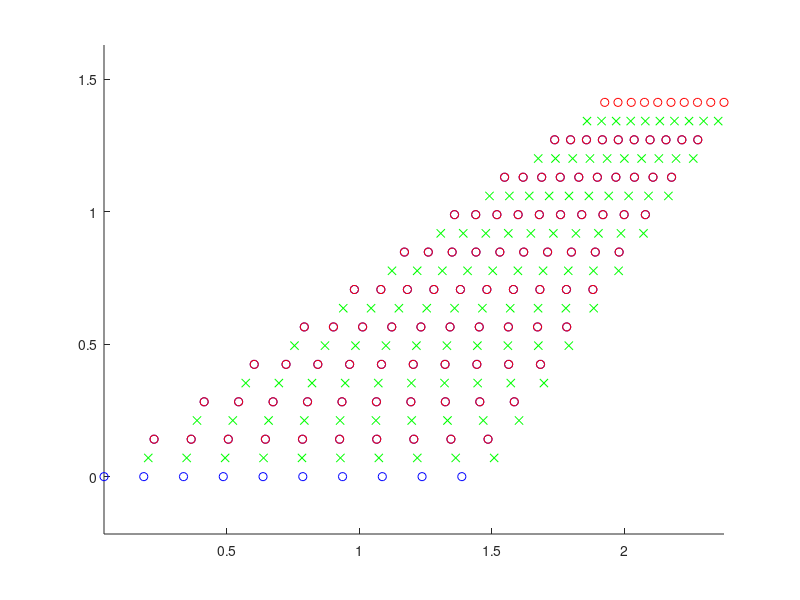

Recreate this plot in MATLAB. (Note: this script raises an error after producing the figure.)
clear
clc
close all
% ! C Program for VLM CAT
% ! C
% ! C PROGRAM VLMX
% ! C
% ! C W.H. MASON, FEBRUARY 1989
% ! C
% ! C CLASSIC VORTEX LATTICE METHOD
% ! C MODEL PROBLEM: TRAPEZOIDAL WING
% ! C FIRST MODIFIED BY SAM MAGILL 020602
% ! C FINAL MODIFICATION BY SAM MAGILL 032702
% ! C VLM FOR COMPOUND AIRCRAFT TRANSPORT
% ! C MULTIPLE AIRCRAFT: MOTHERSHIP + HITCHHIKER(S)
% ! C SYSTEM SYMMETRY ABOUT CENTERLINE OF MOTHERSHIP
% ! C ALL COORDINATES INPUTTED ABOUT INDIVIDUAL AIRCRAFT CENTERLINE
% ! C

PI = 3.1415926585;
COEFH = 1.0/(4.0*PI);
IREAD = 5;
IWRIT = 6;
disp('VORTEX LATTICE PROGRAM')

%       !OPEN(UNIT = 1, FILE = 'GEOM.DAT',STATUS = 'NEW',iostat=ierr)
%       !OPEN(UNIT = 2, FILE = 'GAMMA.DAT',STATUS = 'NEW',iostat=ierr)
%       !OPEN(UNIT = 3, FILE = 'DOWN.DAT',STATUS = 'NEW',iostat=ierr)
%       !OPEN(UNIT = 4, FILE = 'COEF.DAT',STATUS = 'NEW',iostat=ierr)

% C     C
% C     DEFINE PLANFORM FOR MOTHERSHIP: AIRCRAFT 1
% C     

% !!I'm guessing this is the definition of the motherships
% !!wing
YROOT1 = 0.0;
XRTLE1 = 0.0;
XRTTE1 = 1.5;
YTIP1 = 1.4121; 
XTIPLE1 = 1.91421; 
XTIPTE1 = 2.41421;
% !!I think that this is then the number of elements
NSPAN1 = 10;
NCHRD1 = 10;


disp(['Mothership yroot,xroot(LE,TE) = ',YROOT1,XRTLE1,XRTTE1])
disp(['Mothership ytip,xtip(LE,TE) = ',YTIP1,XTIPLE1,XTIPTE1])

% !!I would imagine this is saving the slope of the leading and
% !!trailing edges
XNSPAN1 = NSPAN1
XNCHRD1 = NCHRD1
DXDYLE1 = (XTIPLE1 - XRTLE1)/(YTIP1 - YROOT1)
DXDYTE1 = (XTIPTE1 - XRTTE1)/(YTIP1 - YROOT1)

disp(['LE and TE Slopes = ',DXDYLE1,DXDYTE1])

% c$    C     
% c$    DEFINE PLANFORM FOR HITCHHIKER: FOLLOW 'IF STATEMENT' IF ALL HITCHHIKERS HAVE
% c$    SAME GEOMETRY AND EQUAL SPACING: IF JUST HAVE SAME GEOMTRY: IF JUST HAVE
% c$    EQUAL SPACING: IF ARE NEITHER EQUALLY SPACED OR SAME GEOMETRY

%       !!This is the number of hitchhiker aircrafts
NAC = 1;
disp(['Number of Aircrafts = ',NAC])
% !!This is whether or not the hitchhikers all have the same GEOMETRY
ANS = 'Y';
% !!This is whether or not the H are evenly spaced
SPACE = 'Y';
% !!Apparently the H origin is...
disp('HITCHHIKER(S) ORIGIN IS ON THE LE OF THE CENTERLINE')
GEOMSPC = 0;
NGEOMSPC = 0;
GEOM = 0;
SPC = 0;
% !This is to check geometry and equal spacing
if ((ANS=='Y')&&(SPACE=='Y'))
  GEOMSPC = 1;
end
if ((ANS=='Y')&&(SPACE=='N'))
  GEOM = 1;
end
if ((ANS=='N')&&(SPACE=='Y'))
  SPC = 1;
end
if ((ANS=='N')&&(SPACE=='N'))
  NGEOMSPC = 1;
end

if (GEOMSPC) 
  % !!This means that all hitchikers have the same geometry
  % !!So you put it on once and that's it
  NNAC = 0;
  disp('ALL HITCHHIKERS')
  % !!Planform data
  SYROOT2 = 0;
  SXRTLE2 = 0.0;
  SXRTTE2 = 1.5;
  SYTIP2 = 1.4121;
  SXTIPLE2 = 1.91421;
  SXTIPTE2 = 2.41421;
  % !!Wing sections
  SNSPAN2 = 10;
  SNCHRD2 = 10;
  % !!INPUT LOCATION OF EACH HITCHHIKER ORIGIN WRT
  % !!MOTHERSHIP ORIGIN, X, Y, Z, FOR HITCHIKER:'//,
  % !!CAREFUL, MOTHERSHIP OR HITCHHIKER(S)'//,
  % !!TRAILING VORTICES CANNOT INTERSECT HITCHHIKER(S) CP'//,
  XSTR = 3.91421;
  YSTR = 2.8242;
  ZSTR = 0;
  % C     
  % C     XSTRH,YSTRH,ZSTRH ARE COUNTERS
  % C     
  XSTRH = 0.0
  YSTRH = 0.0
  ZSTRH = 0.0
  % C     
  %          !This is just a do loop that calculates position and 
  %          !geometry for all aircrafts
  for NNAC = 1:NAC
    YROOT2(NNAC) = SYROOT2
    XRTLE2(NNAC) = SXRTLE2
    XRTTE2(NNAC) = SXRTTE2
    YTIP2(NNAC) = SYTIP2
    XTIPLE2(NNAC) = SXTIPLE2
    XTIPTE2(NNAC) = SXTIPTE2
    NSPAN2(NNAC) = SNSPAN2
    NCHRD2(NNAC) = SNCHRD2
    XNSPAN2(NNAC) = NSPAN2(NNAC)
    XSTAR(NNAC) = XSTRH + XSTR
    XSTRH = XSTAR(NNAC)
    YSTAR(NNAC) = YSTRH + YSTR
    YSTRH = YSTAR(NNAC)
    ZSTAR(NNAC) = ZSTRH + ZSTR
    ZSTRH = ZSTAR(NNAC)
    XNCHRD2(NNAC) = NCHRD2(NNAC)
    DXDYLE2(NNAC) = ((XTIPLE2(NNAC) - XRTLE2(NNAC)))/(YTIP2(NNAC) - YROOT2(NNAC))
    DXDYTE2(NNAC) = ((XTIPTE2(NNAC) - XRTTE2(NNAC)))/(YTIP2(NNAC) - YROOT2(NNAC))
  end
end

%       !!This then computes other properties for the two
%       !!aircraft

% !      CCC   
% C     PLANFORM PROPERTIES FOR MOTHERSHIP: AIRCRAFT 1
% C     
CROOT1 = XRTTE1- XRTLE1
CTIP1 = XTIPTE1 - XTIPLE1
B21 = YTIP1 - YROOT1
SREF1 = (CROOT1+ CTIP1)*B21
AR1 = (2.0*B21)^2/SREF1
XLESWP1 = 180./PI*atan(DXDYLE1)
XTESWP1 = 180./PI*atan(DXDYTE1)
TAPER1 = CTIP1/CROOT1
CAV1 = SREF1/(2.*B21)
XREF1 = XRTLE1
CREF1 = SREF1/(2.*B21)
disp('FORMAT(/PLANFORM PROPERTIES FOR MOTHERSHIP: AIRCRAFT 1/)')
SREF1,AR1,XLESWP1,XTESWP1,TAPER1

% C     PLANFORM PROPERTIES FOR HITCHHIKER: AIRCRAFT 2
% C     
NNAC = 0
for NNAC = 1:NAC
  CROOT2(NNAC) = XRTTE2(NNAC) - XRTLE2(NNAC)
  CTIP2(NNAC) = XTIPTE2(NNAC) - XTIPLE2(NNAC)
  B22(NNAC) = YTIP2(NNAC) - YROOT2(NNAC)
  SREF2(NNAC) = (CROOT2(NNAC) + CTIP2(NNAC))*B22(NNAC)
  AR2(NNAC) = (2.*B22(NNAC))^2/SREF2(NNAC)
  XLESWP2(NNAC) = 180./PI*atan(DXDYLE2(NNAC))
  XTESWP2(NNAC) = 180./PI*atan(DXDYTE2(NNAC))
  TAPER2(NNAC) = CTIP2(NNAC)/CROOT2(NNAC)
  CAV2(NNAC) = SREF2(NNAC)/(2.*B22(NNAC))
  XREF2(NNAC) = XRTLE2(NNAC)
  CREF2(NNAC) = SREF2(NNAC)/(2.*B22(NNAC))
  %  WRITE(*,1046)NNAC
  %  WRITE(*,1055) SREF2(NNAC),AR2(NNAC),XLESWP2(NNAC),
  % &     XTESWP2(NNAC),TAPER2(NNAC)
end

% !This will split the mothership into spaces according to the number
% !of sections defined

disp('PANEL DATA FOR MOTHERSHIP')
DELTAY1 = (YTIP1 - YROOT1)/XNSPAN1;
N = 0;
for NS = 1:NSPAN1
  XNS1 = NS;
  YINBD1 = YROOT1 + (XNS1 - 1.0)*DELTAY1;
  YOUTBD1 = YINBD1 + DELTAY1;
  YCPTG1 = YINBD1 + DELTAY1/2;
  X1LEG1 = XRTLE1 + (YINBD1 - YROOT1)*DXDYLE1;
  X2LEG1 = XRTLE1 + (YOUTBD1 - YROOT1)*DXDYLE1;
  X1TEG1 = XRTTE1 + (YINBD1 - YROOT1)*DXDYTE1;
  X2TEG1 = XRTTE1 + (YOUTBD1 - YROOT1)*DXDYTE1;
  XCPTLE1 = XRTLE1 + (YCPTG1 - YROOT1)*DXDYLE1;
  XCPTTE1 = XRTTE1 + (YCPTG1 - YROOT1)*DXDYTE1;
  C11   = X1TEG1 - X1LEG1;
  C21 = X2TEG1 - X2LEG1;
  CCPT1 = XCPTTE1 - XCPTLE1;
  CHRD1(NS) = CCPT1;
  DELC11 = C11/XNCHRD1;
  DELC21 = C21/XNCHRD1;
  DELCPT1 = CCPT1/XNCHRD1;
  for NC = 1:NCHRD1
    N = N + 1;
    XNC1 = NC;
    Z11(N) = 0.0;
    Z21(N) = 0.0;
    ZCPT1(N) = 0.0;
    Y11(N) = YINBD1;
    Y21(N) = YOUTBD1;
    YCPT1(N) = YCPTG1;
    X11(N) = X1LEG1 + (XNC1 - 1.0)*DELC11 + 0.25*DELC11;
    X21(N) = X2LEG1 + (XNC1 - 1.0)*DELC21 + 0.25*DELC21;
    XCPT1(N) = XCPTLE1 + (XNC1 - 1.0)*DELCPT1 + 0.75*DELCPT1;
    XVCPT1(N) = XCPT1(N) - .5*DELCPT1;
    %disp([N,Y11(N),Y21(N),X11(N),X21(N),XCPT1(N),YCPT1(N)])
  end
  
end
NTOT1 = N

figure
%CubeDraw(0.3,1.02,0,0.15,0.51,0,0,0,0,[0 0 0])
hold on
plot(X11,Y11,'bo')
axis equal
%pause
plot(X21,Y21,'ro')
plot(XCPT1,YCPT1,'gx')

NNAC = 0
NTT2 = 0
for NNAC = 1:NAC
  %WRITE(1,1075)NNAC
  DELTAY2(NNAC) = (YTIP2(NNAC) - YROOT2(NNAC))/(XNSPAN2( NNAC));
  N = 0;
  NSPN2 = NSPAN2(NNAC);
  NCHD2 = NCHRD2(NNAC);
  for NS = 1:NSPN2
    XNS2(NNAC) = NS;
    YINBD2(NNAC) = YROOT2(NNAC) + (XNS2(NNAC) - 1.0)*DELTAY2(NNAC);
    YOUTBD2(NNAC) = YINBD2(NNAC) + DELTAY2(NNAC);
    YCPTG2(NNAC) = YINBD2(NNAC) + DELTAY2(NNAC)/2.;
    X1LEG2(NNAC) = XRTLE2(NNAC) + (YINBD2(NNAC) - YROOT2(NNAC))*DXDYLE2(NNAC);
    X2LEG2(NNAC) = XRTLE2(NNAC) + (YOUTBD2(NNAC) - YROOT2(NNAC))*DXDYLE2(NNAC);
    X1TEG2(NNAC) = XRTTE2(NNAC) + (YINBD2(NNAC) - YROOT2(NNAC))*DXDYTE2(NNAC);
    X2TEG2(NNAC) = XRTTE2(NNAC) + (YOUTBD2(NNAC) - YROOT2(NNAC))*DXDYTE2(NNAC);
    XCPTLE2(NNAC) = XRTLE2(NNAC) + (YCPTG2(NNAC) - YROOT2(NNAC))*DXDYLE2(NNAC);
    XCPTTE2(NNAC) = XRTTE2(NNAC) + (YCPTG2(NNAC) - YROOT2(NNAC))*DXDYTE2(NNAC);
    C12(NNAC) = X1TEG2(NNAC) - X1LEG2(NNAC);
    C22(NNAC) = X2TEG2(NNAC) - X2LEG2(NNAC);
    CCPT2(NNAC) = XCPTTE2(NNAC) - XCPTLE2(NNAC);
    CHRD2(NS,NNAC) = CCPT2(NNAC);
    DELC12(NNAC) = C12(NNAC)/XNCHRD2(NNAC);
    DELC22(NNAC) = C22(NNAC)/XNCHRD2(NNAC);
    DELCPT2(NNAC) = CCPT2(NNAC)/XNCHRD2(NNAC);
    for NC = 1:NCHD2
      N = N + 1;
      XNC2(NNAC) = NC;
      Z12(N,NNAC) = 0.0;
      Z22(N,NNAC) = 0.0;
      ZCPT2(N,NNAC) = 0.0;
      Y12(N,NNAC) = YINBD2(NNAC);
      Y22(N,NNAC) = YOUTBD2(NNAC);
      YCPT2(N,NNAC) = YCPTG2(NNAC);
      X12(N,NNAC) = X1LEG2(NNAC) + (XNC2(NNAC) - 1.0)*DELC12(NNAC) + 0.25*DELC12(NNAC);
      X22(N,NNAC) = X2LEG2(NNAC) + (XNC2(NNAC) - 1.0)*DELC22(NNAC) + 0.25*DELC22(NNAC);
      XCPT2(N,NNAC) = XCPTLE2(NNAC) + (XNC2(NNAC) - 1.0)*DELCPT2(NNAC) + 0.75*DELCPT2(NNAC);
      XVCPT2(N,NNAC) = XCPT2(N,NNAC) - .5*DELCPT2(NNAC);
    end
  end
  NTOT2(NNAC) = N;
  NTT2 = NTOT2(NNAC)+NTT2;
end

% C     
% C     ADD VORTEX GEOMETRY FROM MOTHERSHIP (AIRCRAFT 1) AND HITCHHIKER(S)
% C     ADD MOTHERSHIP
% C     
% C     TIMES 2 B/C OF SYMMETRY FOR THE INDIVIDUAL HITCHHIKER
% C     RECALL ORIGIN OF HITCHHIKER IS AT LE CENTERLINE
% C     

NTOT = (2*NTT2) + NTOT1;
%WRITE(IWRIT,*)'NTOT',NTOT
% C     
% C     ADD MOTHERSHIP
% C     
I = 0;
for I = 1:NTOT1
  X1(I) = X11(I);
  X2(I) = X21(I);
  Y1(I) = Y11(I);
  Y2(I) = Y21(I);
  Z1(I) = Z11(I);
  Z2(I) = Z21(I);
  XCPT(I) = XCPT1(I);
  XVCPT(I) = XVCPT1(I);
  YCPT(I) = YCPT1(I);
  ZCPT(I) = ZCPT1(I);
end

NTT2 = 0;
COUNT = NTOT1;
for NNAC = 1:NAC
  I = 0
  J = 0
  K = 0
  NTT2 = NTOT2(NNAC);

% C     
% C     THESE LOOPS REORGANIZE X ARRAY OF HITCHHIKER TO READ LEFT TO RIGHT
% C     

  NCHRD2(NNAC) = NCHD2;
  NSPAN2(NNAC) = NSPN2;
  B = 0
  for J = 1:NCHD2
    for K = 1:NSPN2
      ARRAY(K+B) = J;
      L(K+B) = K;
    end
    B = NSPN2*J;
  end
  for I = 1:NTT2
    X1(I+(COUNT)) = X22(NTT2-(NSPN2*ARRAY(I))+L(I),NNAC) + XSTAR(NNAC);
    X1(I+(COUNT+NTT2)) = X12(I,NNAC) + XSTAR(NNAC);
  
    X2(I+COUNT) = X22(NTT2 - (NSPN2*ARRAY(I))+L(I),NNAC) + XSTAR(NNAC);
    X2(I+(COUNT+NTT2)) = X12(I,NNAC) + XSTAR(NNAC);
    
    Y1(I+(COUNT+NTT2)) = Y12(I,NNAC) + YSTAR(NNAC);
    Y1(I+COUNT) = Y12(I,NNAC) + (YSTAR(NNAC)-B22(NNAC));
    
    Y2(I+(COUNT+NTT2)) = Y22(I,NNAC) + YSTAR(NNAC);
    Y2(I+(COUNT)) = Y22(I,NNAC) + (YSTAR(NNAC)-B22(NNAC));
        
    Z1(I+COUNT) = Z12(I,NNAC) + ZSTAR(NNAC);
    Z1(I+(COUNT+NTT2)) = Z12(I,NNAC) + ZSTAR(NNAC);
    
    Z2(I+COUNT) = Z22(I,NNAC) + ZSTAR(NNAC);
    Z2(I+(COUNT+NTT2)) = Z22(I,NNAC) + ZSTAR(NNAC);
    
    XCPT(I+COUNT) = XCPT2(NTT2 -(NSPN2*ARRAY(I))+L(I),NNAC) + XSTAR(NNAC);
    XCPT(I+(COUNT+NTT2)) = XCPT2(I,NNAC) + XSTAR(NNAC);
    XVCPT(I+COUNT) = XVCPT2(NTT2-(NSPN2*ARRAY(I))+L(I),NNAC) + XSTAR(NNAC);
    XVCPT(I+(COUNT+NTT2)) = XVCPT2(I,NNAC) + XSTAR(NNAC);
    YCPT(I+(COUNT+NTT2)) = YCPT2(I,NNAC) + YSTAR(NNAC);
    YCPT(I+(COUNT)) = YCPT2(I,NNAC) + (YSTAR(NNAC)-B22(NNAC));
    ZCPT(I+COUNT) = ZCPT2(I,NNAC) + ZSTAR(NNAC);
    ZCPT(I+(COUNT+NTT2)) = ZCPT2(I,NNAC) + ZSTAR(NNAC);
    % C     C
  end
  COUNT = COUNT + (2* NTOT2(NNAC));
end

% C     
%       WRITE(1,1076)
%       DO 609 N = 1, NTOT
%       WRITE(1,1040) N,Y1(N),Y2(N),X1(N),X2(N),XCPT(N),YCPT(N)
%  609  CONTINUE

% C     
% C     CHECK FOR NO OVERLAP BETWEEN TRAILING VORTICES AND CP
% C     

NNAC = 0
NTT2 = 0
COUNT = NTOT1
for NNAC = 1:NAC
  NTT2 = NTOT2(NNAC);
  for J = 1:NTT2
    for I = 1:NTOT1
      if((Y1(I)==YCPT(COUNT+J)) || (Y2(I)==YCPT(COUNT+J)))
	disp('TRAILING VORTICES INTERSECT')
	break
      end
    end
    if((Y1(COUNT+J)==YCPT(COUNT+(NTT2)+J))||(Y2(COUNT+J)==YCPT(COUNT+(NTT2)+J)))
      disp('TRAILING VORTICES INTERSECT')
      break
    end
  end
  COUNT = COUNT + (2* NTT2);
end
[r,col] = size(Y1);
C = zeros(col,col+1);

for M = 1:NTOT
  for N = 1:NTOT

    [UR,VR,WR] = VHORSE(XCPT(M),YCPT(M),ZCPT(M),X1(N),Y1(N),Z1(N),X2(N),Y2(N),Z2(N));

    Y1N = -Y1(N);
    Y2N = -Y2(N);

    [UL,VL,WL] = VHORSE(XCPT(M),YCPT(M),ZCPT(M),X1(N),Y1N,Z1(N),X2(N),Y2N,Z2(N));

    C(M,N) = - WL + WR;
  end
end
for N = 1:NTOT
  C(N,NTOT+1) = -1.0;
end
NEQNS = NTOT;
NRHS = 1;

disp('Gaussian Function')

C = GAUSS(NRHS,NEQNS,C);

for M = 1:NTOT
  for N = 1:NTOT

  [UVR,VVR,WVR] = VHORSE(XVCPT(M),YCPT(M),ZCPT(M),X1(N),Y1(N),Z1(N),X2(N),Y2(N),Z2(N));

  Y1N = -Y1(N);
  Y2N = -Y2(N);
  [UVL,VVL,WVL] = VHORSE(XVCPT(M),YCPT(M),ZCPT(M),X1(N),Y1N,Z1(N),X2(N),Y2N,Z2(N));

  CV(M,N) = ( -WVL + WVR);
  end
end
for M = 1:NTOT
  WV(M) = 0.0;
  for N = 1:NTOT
    WV(M) =WV(M)+(CV(M,N)*C(N,NEQNS+1));
  end
end

SUMCL1 = 0.0;
SUMCM1 = 0.0;
SUMCL2(1) = 0.0;
SUMCM2(1) = 0.0;
SUMCL = 0.0;
SUMCM = 0.0;
SUMCDI1 = 0.0;
SUMCDI2(1) = 0.0;
% C     C
%       GAMMA AND DOWNWASH FOR MOTHERSHIP
% C     
      % WRITE(2,1081)
      % WRITE(2,1080)
      % WRITE(3,1083)
      % WRITE(3,1085)
for N = 1:NTOT1
  GAMMA1(N) = C(N,NEQNS+1);
  DOWN1(N) = WV(N);
  SUMCM1 = SUMCM1 + (XREF1 - XVCPT1(N))*GAMMA1(N);
  SUMCL1 = SUMCL1 + GAMMA1(N);
  SUMCDI1 = SUMCDI1 + (DOWN1(N)*GAMMA1(N));
  %WRITE(2,450) N,GAMMA1(N)
  %WRITE(3,450) N,DOWN1(N)
end

% C     
% C     GAMMA AND DOWNWASH FOR HITCHHIKER(S)
% C     
NNAC = 0;
COUNT = NTOT1;
for NNAC = 1:NAC
  % WRITE(2,1082)NNAC
  % WRITE(2,1080)
  % WRITE(3,1084)NNAC
  % WRITE(3,1085)
  NTT2 = NTOT2(NNAC);
  N = 0;
  for N = 1:NTT2
    GAMMA2(N,NNAC) = C(COUNT+N,NEQNS+1);
    GAMMA2(N+NTT2,NNAC) = C(COUNT+N+NTT2,NEQNS+1);
    DOWN2(N,NNAC) = WV(COUNT+N);
    DOWN2(N+NTT2,NNAC) = WV(COUNT+N+NTT2);
    SUMCM2(NNAC) = SUMCM2(NNAC) + (XREF2(NNAC) - XVCPT2(N,NNAC))*(GAMMA2(NTT2+N,NNAC)+GAMMA2(N,NNAC));
    SUMCL2(NNAC) = SUMCL2(NNAC) + (GAMMA2(N+NTT2,NNAC))+GAMMA2(N,NNAC);
    SUMCDI2(NNAC) = SUMCDI2 (NNAC)+ (GAMMA2(N+NTT2,NNAC)*DOWN2(N+NTT2,NNAC)) +(GAMMA2(N,NNAC)*DOWN2(N,NNAC));
    % WRITE(2,450) N,GAMMA2(N,NNAC)
    % WRITE(2,450) N+NTT2,GAMMA2(N+NTT2,NNAC)
    % WRITE(3,450) N,DOWN2(N,NNAC)
    % WRITE(3,450) N+NTT2,DOWN2(N+NTT2,NNAC)
  end
  COUNT = COUNT + (2 * NTOT2(NNAC));
end

% C     C
% C     MOTHERSHIP SECTIONAL LIFT COEFFICIENT
% C     
%WRITE(4,1121)
%WRITE(4,1120)
for NS = 1:NSPAN1
  SUM1 = 0.0;
  SUMD1 = 0.0;
  for NC = 1:NCHRD1
    N = (NS - 1)*NCHRD1 + NC;
    SUMD1 = SUMD1 + (DOWN1(N)*GAMMA1(N));
    SUM1 = SUM1 + GAMMA1(N);
  end
  CLLOC1 = 2./CHRD1(NS)*SUM1;
  CCLCA1 = CHRD1(NS)/CAV1*CLLOC1;
  ETA1 = YCPT1(N)/B21;
  CDILOC1 = -CLLOC1*SUMD1;
  %WRITE(4,1140) NS,YCPT1(N),ETA1,CLLOC1,CCLCA1,CDILOC1
end
% C     
% C     TOTAL COEFFICIENTS FOR HITCHHIKER
% C     
NNAC = 0;
for NNAC = 1:NAC
  CL2(NNAC) = 2.0*DELTAY2(NNAC)/SREF2(NNAC)*SUMCL2(NNAC);
  CM2(NNAC) = 2.0*DELTAY2(NNAC)/SREF2(NNAC)/CREF2(NNAC)*SUMCM2(NNAC);
  CDI2(NNAC) = -2.0*DELTAY2(NNAC)/SREF2(NNAC)*SUMCDI2(NNAC);
end
% C     C
% C     HITCHHIKER SECTIONAL LIFT COEFFICIENT
% C     
% C     
NNAC = 0;
NSPN2 = 0;
NCHD2 = 0;
for NNAC = 1:NAC
  %WRITE(4,1122)
  %WRITE(4,1120)
  NSPN2 = NSPAN2(NNAC);
  NCHD2 = NCHRD2(NNAC);
  J = 0;
  for NS = 1:NSPN2*2
    SUM2(NNAC) = 0.0;
    SUMD2(NNAC) = 0.0;
    for NC = 1:NCHD2
      N = (NS - 1)*NCHD2 + NC;
      SUMD2(NNAC) = SUMD2(NNAC) + (DOWN2(N,NNAC)*GAMMA2(N,NNAC));
      SUM2(NNAC) = SUM2(NNAC) + (GAMMA2(N,NNAC));
    end
    if (NS <= NSPN2)
      YCPT2(NS,NNAC) = YCPT2(N,NNAC);
      ETA2(NS,NNAC) = (YCPT2(N,NNAC)/B22(NNAC))-1.0;
    else
      YCPT2(NS,NNAC) = YCPT2(NS-NSPN2,NNAC)+B22(NNAC);
      ETA2(NS,NNAC) = (YCPT2(NS-NSPN2,NNAC))/ B22(NNAC);
    end
    if (NS <= NSPN2)
      CHRD2(NS,NNAC) = CHRD2(NSPN2-J,NNAC);
    else
      CHRD2(NS,NNAC) = CHRD2(NS-NSPN2,NNAC);
    end
    CLLOC2(NS,NNAC) = 2./CHRD2(NS,NNAC)*SUM2(NNAC);
    CCLCA2(NS,NNAC) = CHRD2(NS,NNAC)/CAV2(NNAC)*CLLOC2(NS,NNAC);
    CDILOC2(NS,NNAC) = -CLLOC2(NS,NNAC)*SUMD2(NNAC);
    %WRITE(4,1141) NS,YCPT2(NS,NNAC),ETA2(NS,NNAC),CLLOC2(NS,NNAC),CCLCA2(NS,NNAC),CDILOC2(NS,NNAC)
  end
end
% C     C
% C     TOTAL COEFFICIENTS FOR MOTHERSHIP
% C     
CL1 = 4.0*DELTAY1/SREF1*SUMCL1;
CM1 = 4.0*DELTAY1/SREF1/CREF1*SUMCM1;
CDI1 = -4.0*DELTAY1/SREF1*SUMCDI1;
%WRITE(4,1061)
%WRITE(4,1060) CL1,CM1,CDI1
% C     
% C     TOTAL COEFFICIENTS FOR HITCHHIKER
% C     
NNAC = 0;
for NNAC = 1:NAC
  %WRITE(4,1062) NNAC
  %WRITE(4,1060) CL2(NNAC),CM2(NNAC),CDI2(NNAC)
end

%!!!!!!!!!!!!!!!!!!!!!!!!!!!!!!!!!!!!!!!!!!!!!!!!!!!!!!!!!!!!!!!!

% 99   FORMAT (A1)
% 1000 FORMAT(//5X,'VORTEX LATTICE PROGRAM:'//5X,
%     & 'COMPOUND AIRCRAFT TRANSPORT'/)
% 1010 FORMAT(/'INPUT YROOT,XRTLE,XRTTE FOR MOTHERSHIP: AIRCRAFT 1'/)
% 1020 FORMAT(/'INPUT YTIP,XTIPLE,XTIPTE FOR MOTHERSHIP: AIRCRAFT 1'/)
% 1030 FORMAT(/'INPUT NSPAN AND NCHRD FOR MOTHERSHIP: AIRCRAFT 1'/)
% 1015 FORMAT(/'INPUT YROOT,XRTLE,XRTTE FOR HITCHHIKER:', I3/)
% 1016 FORMAT(/'HITCHHIKER(S) ORIGIN IS ON THE LE OF THE CENTERLINE'/)
% 1017 FORMAT(/'NUMBER OF HITCHIKER AIRCRAFT WRT SYMMETRY, NAC'/)
% 1018 FORMAT(/'DO ALL HITCHHIKER(S) HAVE SAME GEOMETRY?'/)
% 1019 FORMAT(/'ARE ALL HITCHIKER(S) SPACED EVENLY?'/)
% 1021 FORMAT(/'TO ANSWER YES, TYPE: Y and TO ANSWER NO, TYPE: N'/)
% 1025 FORMAT(/'INPUT YTIP,XTIPLE,XTIPTE FOR HITCHHIKER:', I3/)
% 1035 FORMAT(/'INPUT NSPAN AND NCHRD FOR HITCHHIKER:',I3/)
% 1036 FORMAT(/'INPUT LOCATION OF EACH HITCHHIKER ORIGIN WRT'//,
%     & 'MOTHERSHIP ORIGIN, X, Y, Z, FOR HITCHIKER:'//,
%     & 'CAREFUL, MOTHERSHIP OR HITCHHIKER(S)'//,
%     & 'TRAILING VORTICES CANNOT INTERSECT HITCHHIKER(S) CP'//,
%     & I3/)
% 1040 FORMAT(I5,6F12.6)
% 1045 FORMAT(/'PLANFORM PROPERTIES FOR MOTHERSHIP: AIRCRAFT 1'/)
% 1050 FORMAT(//5X,'SREF = ',F12.4,5X,'AR = ',F7.3/
%     & /5X,'LE SWEEP = ',F12.5,5X,'TE SWEEP = ',F10.5/
%     & /5X,'TAPER RATIO = ',F7.4/)
% 1046 FORMAT(/'PLANFORM PROPERTIES FOR HITCHHIKER(S):',I3/)
% 1055 FORMAT(//5X,'SREF = ',F12.4,5X,'AR = ',F7.3/
%     & /5X,'LE SWEEP = ',F12.5,5X,'TE SWEEP = ',F10.5/
%     & /5X,'TAPER RATIO = ',F7.4/)
% 1056 FORMAT(//5X,'MOTHERSHIP or HITCHHIKER TRAILING VORTICES
%     & INTERSECT HITCHHIKER(S) CP'//,
%     & 'PROGRAM WILL BE TERMINATED'/)
% 1060 FORMAT(/10X,'CL ALPHA PER RAD. = ',F7.4/
%     & 10X,'CM ALPHA PER RAD. = ',F7.4/
%     & 10X,'CDI ALPHA PER RAD. =',F7.4/)
% 1061 FORMAT(//3X'COEFFICIENTS FOR MOTHERSHIP: AIRCRAFT 1'//3X)
% 1062 FORMAT(//3X'COEFFICIENTS FOR HITCHHIKER(S): ',I3//3X)
% 1070 FORMAT(//3X,'PANEL DATA FOR MOTHERSHIP: AIRCRAFT 1'//3X,' N
%     & Y1 Y2 ',4X,
%     & ' X1 X2 XCPT YCPT')
% 1075 FORMAT(//3X,'PANEL DATA FOR HITCHHIKER(S):',I3//3X,' N
%     & Y1 Y2 ',4X,
%     & ' X1 X2 XCPT YCPT')
% 1076 FORMAT(//3X,'PANEL DATA FOR ENTIRE SYSTEM'//3X,' N
%     & Y1 Y2 ',4X,
%     & ' X1 X2 XCPT YCPT')
% 1081 FORMAT(//3X'GAMMA FOR MOTHERSHIP: AIRCRAFT 1'//3X)
% 1082 FORMAT(//3X'GAMMA FOR HITCHHIKER(S): ',I3//3X)
% 1080 FORMAT(//3X'RESULTS: GAMMA'//5X,'N',9X,'GAMMA')
% 1083 FORMAT(//3X'DOWNWASH FOR MOTHERSHIP: AIRCRAFT 1'//3X)
% 1084 FORMAT(//3X'DOWNWASH FOR HITCHHIKER(S): ',I3//3X)
% 1085 FORMAT(//3X'RESULTS: DOWNWASH'//5X,'N',9X,'DOWNWASH')
% 1120 FORMAT(/4X,'NS',7X,'Y',7X,'ETA',8X,'CL -LOC',7X,'CCLCA',
%     & 7X,'CDI-LOC')
% 1121 FORMAT(//3X 'SECTIONAL CHARACTERISTICS FOR MOTHERSHIP:
%     & AIRCRAFT 1'//3X)
% 1122 FORMAT(//3X 'SECTIONAL CHARACTERISTICS FOR HITCHHIKER(S):
%     & ',I3//3X)
% 1140 FORMAT(4X,I2,3X,F7.3,3X,F7.4,2X,F11.5,2X,F11.5,2X,F11.5)
% 1141 FORMAT(4X,I2,3X,F7.3,3X,F7.4,2X,F11.5,2X,F11.5,2X,
%     & F11.5,2X,F11.5)

% CLOSE(UNIT = 1)
% CLOSE(UNIT = 2)
% CLOSE(UNIT = 3)
% CLOSE(UNIT = 4)
% END
